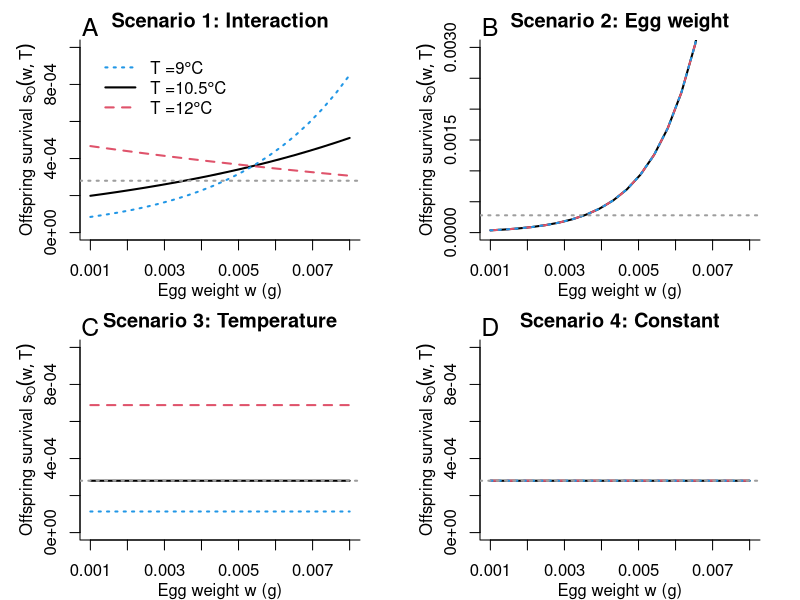
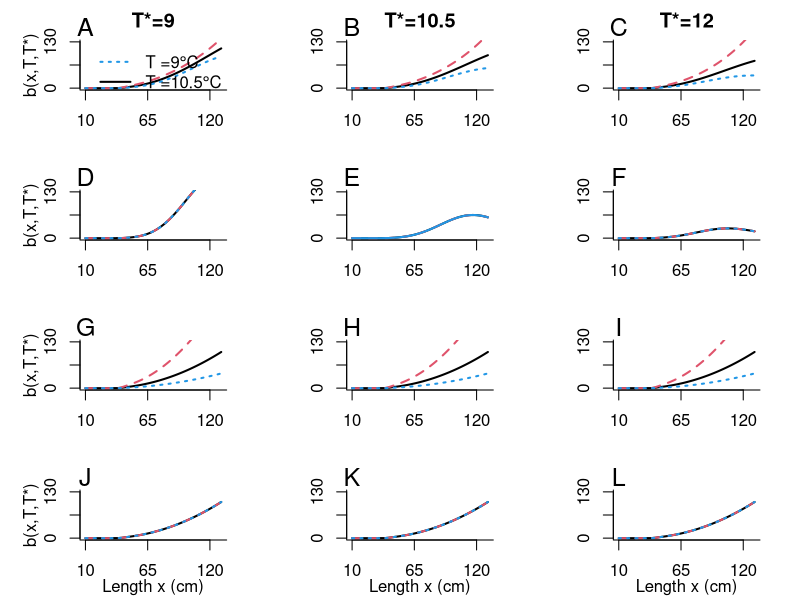
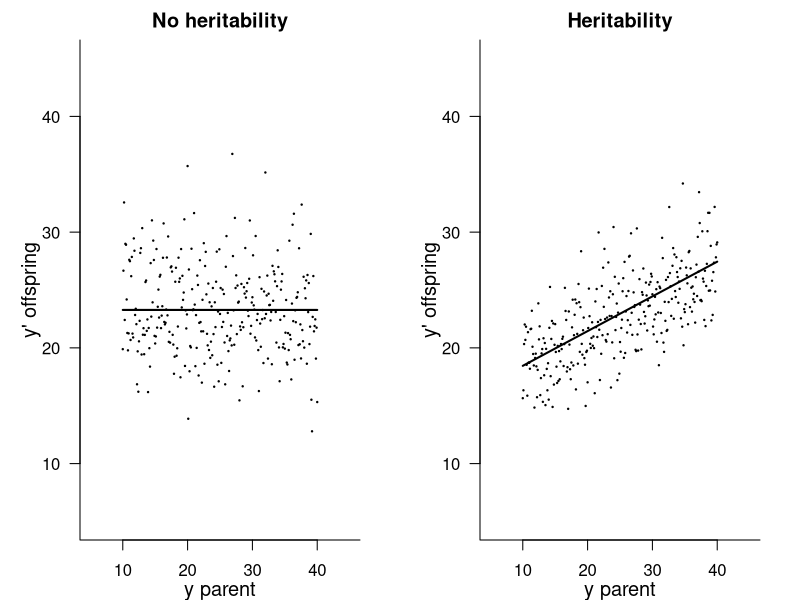
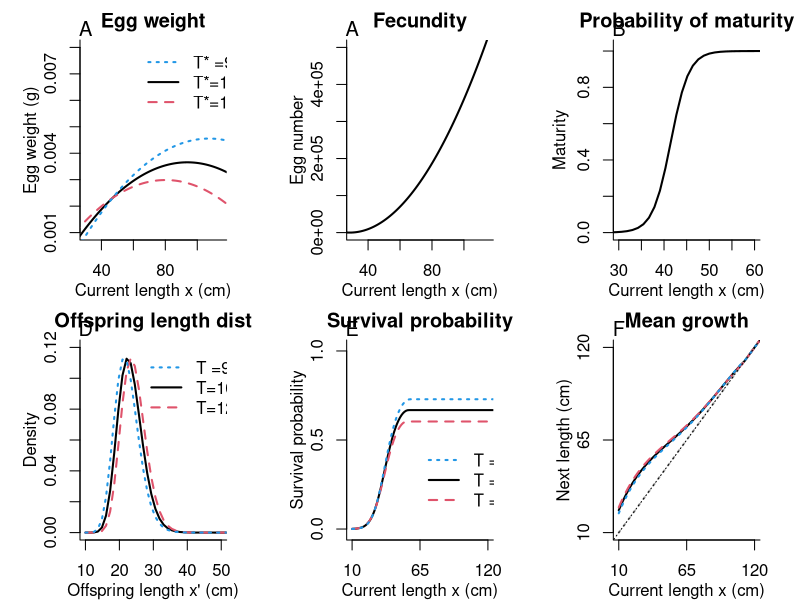

Source code (R) for these figures, in order: (Note: a time limit stopped this script after it produced the figures.)
#==========================================================
#SUPPLEMENTARY MATERIAL TO THE PAPER Fitness consequences of early life conditions and maternal size effects in a freshwater top predator
#by Vindenes et al., 2016 Journal of Animal Ecology.
#=========================================================
#R script for the IPM and corresponding elasticity/sensitivity analysis described in the main text


#MAIN STATE VARIABLES OF THE MODEL

#Dynamic trait: Body length x (cm)
#Static trait: Body length at age 1 y (cm)
#Environmental variable: Temperature  (annual mean surface temperature, in degrees Celsius)




#=========================================================
#SETUP
#=========================================================
 
library(MASS)
#--------------------------
#Define some functions
#--------------------------

#Calculate lambda, stable structure and reproductive value based on eigen-analysis.   
 
wvlambda <- function(Kmat){
 ev <- eigen(Kmat)
 tev <- eigen(t(Kmat))
 lmax <- which.max(Re(ev$values))
 W <- ev$vectors
 V <- tev$vectors
 w <- as.matrix(abs(Re(W[, lmax]))/sum(abs(Re(W[, lmax]))))
 w <- w/(sum(w))
 v <- as.matrix(abs(Re(V[, lmax])))
 v <- v/sum(w*v )
 v <- ifelse(w*v <= 0, 0, v)
 return(list("lambda"=max(Re(ev$values)),"w"=w,"v"=v))
}

#Alternative: Calculate lambda for a matrix K, using projection 
lambdafun <- function(K, tol=1e-10) {
	n <- length(K[1,])
	Nt <- rep(1,n)
	lam <- 1
	prev.lam <- .5
	while (abs(lam-prev.lam)>tol){
		prev.lam <- lam
		Nt.new <- K %*% Nt
		lam <- sum(Nt.new) / sum(Nt)
		Nt <- Nt.new
		}
	lam
	}
 
 

#--------------------------
#INITIALIZE THE MODEL 
#--------------------------


#Lower and upper limits for dynamic trait x (body length, cm)
Lx <- 10
Ux <- 130


 

#Number of "mesh points"
n <- 100
 
#Vector of dynamic trait values
x <- seq(Lx, Ux, length=n)

#Vector of static trait values (offspring length)
 

m <- max(which(x < 40))
y <- x[1:max(which(x < 40))]


#Vector of egg weights
w <- seq(0.001, 0.008, length=20)

#Vector of temperatures
Tvec <- seq(8, 13, length=100)

#Bin size
dx <- x[2]-x[1]
dy <-  y[2]-y[1]

#use midpoint rule? 
#x <- seq(Lx+dx/2,Ux-dx/2,dx)
#y <- seq(Ly+dy/2,Uy-dy/2,dy)

 
#==========================================
#VITAL RATE FUNCTIONS
#==========================================
#Four main functions: Survival, Transition, offspringnumber, Offspring distribution.

#"w" is an environmnetal effect, to be included in environmental stochasticity.

#******************************************
#offspring number (number of female 1-year olds produced per female)
#******************************************

#------------------------------------------
#FECUNDITY (EGG NUMBER)
#------------------------------------------
#Square root scale


Eggs.int <- -3.630672e+05
Eggs.x <- -8.148982e+01
Eggs.year <- 3.693226e+02
Eggs.year2 <- -9.400070e-02
Eggs.month <- 1.633226e+00 
Eggs.knsoma <- 7.726489e-01
Eggs.year.x <-  4.534849e-02
 

 
 
sd.eggnumber <- 0.06203222 #For stochastic model



mx <- function(x, Y=1982, M=11.4, K=100,  u=0 ){
	(Eggs.int + Eggs.x*x+    Eggs.year2*Y^2 +  Eggs.year*Y+ Eggs.month*M+ Eggs.knsoma*K +   Eggs.year.x *x*Y+   u)^2
}

 
 
#------------------------------------------
#Probability of maturity 
#------------------------------------------
#Values chosen so that about 50% are mature at 41.5 cm (Frost and Kipling, 1967), and 100 % at ~60 cm.
#Most (about 93%) Windermere pike are mature at age 2, very few at age 1 and some at age 3.  Maturity is largely determined by body size  (Frost and Kipling, 1967).
 

pm <- function(x, pm0=-20.75, pm1=.5 ){
	1/(1+exp(-pm0-pm1*x))
}
 
 

#------------------------------------------
#AVERAGE EGG WEIGHT
#------------------------------------------

 
EggW.int <- 6.067225  
EggW.x <-  -1.195475e-03 
EggW.temp <- 5.243521e-04
EggW.x2 <- -6.152693e-07    
EggW.year <- -6.077168e-03 
EggW.year2 <- 1.518297e-06 
EggW.month <- 4.512487e-04 
EggW.knsoma <- 9.564273e-06  
EggW.x.year <- 7.205317e-07  
EggW.x.temp <- -1.116501e-05
  
sd.eggweight <- 0.0003151809 
sdYeff.eggweight <- 8.775023e-07

wx <- function( x,y=23, Y= 1982, Tem=10.5, K =100, M =11.4,   u=0 ){
	EggW.int  + EggW.x * x + EggW.temp* Tem  +EggW.x2*x^2+EggW.year2*Y^2 +EggW.year*Y+EggW.x.year*Y*x+ EggW.month *M + EggW.knsoma *K+EggW.x.temp*Tem*x   +u
	}
 
#In appendix D:	
wx2 <- function( x, Tem=10.5, Y= 1982,  K =100, M =11.4,   u=0 ){
	#-0.005  + .00013  * x
	(-1.2e-3-EggW.x.temp*10.5*x-EggW.temp*10.5) + .00006  * x +EggW.x.temp*Tem*x + EggW.temp* Tem
	}

 
 
   

#------------------------------------------
#SURVIVAL OF EGGS TO AGE 1
#------------------------------------------


#Not known, probably high
sd.eggsurv<- .1
#With four different scenarios

egg.surv <- function(w.egg, Tem=10.5, u=0, scen="Tempsize"){
	segg.int <- 2.8e-4
	interc <- log(segg.int/(1-segg.int))
	if(scen=="Tempsize"){#Scenario 1, temperature/size negative interaction
		segg.weff <- 1500
		segg.temp <- .7
		segg.temp.w <- -130
		}
	if(scen=="Size"){#Scenario 1, Only size effect
		segg.weff <- 800 #150
		segg.temp <- 0
		segg.temp.w <- 0
		}
	if(scen=="Temp"){#Scenario 3, Only temp effect
		segg.weff <- 0
		segg.temp <- 0.6
		segg.temp.w <- 0
		}
	if(scen=="None"){#Scenario 4, No effect
		segg.weff <- 0
		segg.temp <- 0 
		segg.temp.w <- 0
		}
	1/(1+exp(-((interc-segg.temp*10.5-0.00354* segg.weff-segg.temp.w*10.5* 0.00354) +segg.weff*w.egg+ segg.temp* Tem+ segg.temp.w* Tem*w.egg+u)))
		}
	
#------------------------------------------
#PLOT FOR DIFFERENT SCENARIOS
#------------------------------------------
 

par(mfrow=c(2,2),bty="l",mar=c(3,4,2,2),las=0,family="Helvetica",cex=1)
 plot(w,egg.surv(w,Tem=10.5), xlab="", ylab="", type="l", lwd=2, ylim=c(0,.001),   main="Scenario 1: Interaction" )
 lines(w,egg.surv(w,Tem=12),lwd=2,col=2,lty=2)
  lines(w,egg.surv(w,Tem=9),lwd=2,col=4,lty=3)
    mtext(expression(paste("Offspring survival ", s[O](w,T))) ,2,2)
    mtext("Egg weight w (g)",1,2)
     mtext("A",3,at=.001,cex=1.5)
     abline(h=.00028,lty=3,lwd=2,col=8)
  legend(0.001,.001,c(expression(paste(T ," =9",degree,"C")),expression(paste(T ," =10.5",degree,"C")),expression(paste(T ," =12",degree,"C"))),lty=c(3,1,2), bty="n",lwd=2,col=c(4,1,2))
 plot(w,egg.surv(w,Tem=10.5, scen="Size"), xlab="", ylab="", type="l", lwd=2, ylim=c(0,.003),   main="Scenario 2: Egg weight" )
 lines(w,egg.surv(w,Tem=12, scen="Size"),lwd=2,col=2,lty=2)
  lines(w,egg.surv(w,Tem=9, scen="Size"),lwd=2,col=4,lty=3)
    mtext(expression(paste("Offspring survival ", s[O](w,T))) ,2,2)
    mtext("Egg weight w (g)",1,2)
     mtext("B",3,at=.001,cex=1.5)
          abline(h=.00028,lty=3,lwd=2,col=8)
    plot(w,egg.surv(w,Tem=10.5, scen="Temp"), xlab="", ylab="", type="l", lwd=2, ylim=c(0,.001),   main="Scenario 3: Temperature" )
 lines(w,egg.surv(w,Tem=12, scen="Temp"),lwd=2,col=2,lty=2)
  lines(w,egg.surv(w,Tem=9, scen="Temp"),lwd=2,col=4,lty=3)
    mtext(expression(paste("Offspring survival ", s[O](w,T))) ,2,2)
    mtext("Egg weight w (g)",1,2)
  mtext("C",3,at=.001,cex=1.5)   
       abline(h=.00028,lty=3,lwd=2,col=8) 
       plot(w,egg.surv(w,Tem=10.5, scen="None"), xlab="", ylab="", type="l", lwd=2, ylim=c(0,.001),   main="Scenario 4: Constant" )
 lines(w,egg.surv(w,Tem=12, scen="None"),lwd=2,col=2,lty=2)
  lines(w,egg.surv(w,Tem=9, scen="None"),lwd=2,col=4,lty=3)
    mtext(expression(paste("Offspring survival ", s[O](w,T))) ,2,2)
    mtext("Egg weight w (g)",1,2)
      mtext("D",3,at=.001,cex=1.5)
           abline(h=.00028,lty=3,lwd=2,col=8)
 
 
#-----------------------------------------
#TOTAL offspringnumber (1-YEAR OLD OFFSPRING)
#----------------------------------------
#Number of  (female) offspring produced per female, surviving to age 1

offspringnumber <- function(x,TP=10.5, TC=10.5, umx=0, uegg=0,uw=0,scen="Tempsize"){
	meanw <- wx(x=x,Tem=TP, u=uw)
	0.5*pm(x=x)*mx(x=x,u=umx )* egg.surv(w.egg=meanw, Tem=TC, u=uegg,scen=scen)
}
  

 
ylims<-c(0,130)
par(mfrow=c(4,3),mar=c(3,4,2,2),las=0,cex=1, bty="l")
plot(x, offspringnumber(x,TP=9,TC=10.5), type="l",lwd=2,ylim=ylims,yaxp=c(0,ylims[2],2),xaxp=c(10,120,2),ylab="",main="T*=9" )
lines(x, offspringnumber(x,TP=9,TC=12),lwd=2,col=2,lty=2)
lines(x, offspringnumber(x,TP=9,TC=9),lwd=2,col=4,lty=3) 
mtext("A",3,at=10,cex=1.5)
 mtext("b(x,T,T*)",2,2)
 legend(10,130,c(expression(paste(T," =9",degree,"C")),expression(paste(T," =10.5",degree,"C")),expression(paste(T," =12",degree,"C"))),lty=c(3,1,2), bty="n",lwd=2,col=c(4,1,2))
 


plot(x, offspringnumber(x,TP=10.5,TC=10.5),type="l",xlab="Parent x", ylab="",lwd=2 ,ylim=ylims,yaxp=c(0,ylims[2],2),xaxp=c(10,120,2),main="T*=10.5" )
lines(x, offspringnumber(x,TP= 10.5,TC=12),lwd=2,col=2,lty=2)
lines(x, offspringnumber(x,TP= 10.5,TC=9),lwd=2,col=4,lty=3) 
mtext("B",3,at=10,cex=1.5)
 
 
plot(x, offspringnumber(x,TP=12,TC=10.5),type="l",xlab="Parent x", ylab="", lwd=2 ,ylim=ylims,yaxp=c(0,ylims[2],2),xaxp=c(10,120,2),main="T*=12" )
lines(x, offspringnumber(x,TP= 12,TC=12),lwd=2,col=2,lty=2)
lines(x, offspringnumber(x,TP= 12,TC=9),lwd=2,col=4,lty=3) 
mtext("C",3,at=10,cex=1.5)

 
plot(x, offspringnumber(x,TP=9,TC=10.5,scen="Size"),type="l",xlab="", ylab="" ,lwd=2,ylim=ylims,yaxp=c(0,ylims[2],2),xaxp=c(10,120,2) )
lines(x, offspringnumber(x,TP=9,TC=12,scen="Size"),lwd=2,col=2,lty=2)
lines(x, offspringnumber(x,TP=9,TC=9,scen="Size"),lwd=2,col=4,lty=3) 
 mtext("b(x,T,T*)",2,2)
 mtext("D",3,at=10,cex=1.5)


plot(x, offspringnumber(x,TP=10.5,TC=10.5,scen="Size"),type="l",xlab="", ylab="", lwd=2 ,ylim=ylims,yaxp=c(0,ylims[2],2),xaxp=c(10,120,2))
lines(x, offspringnumber(x,TP= 10.5,TC=12,scen="Size"),lwd=2,col=2,lty=2)
lines(x, offspringnumber(x,TP= 10.5,TC=9,scen="Size"),lwd=2,col=4) 
mtext("E",3,at=10,cex=1.5)

plot(x, offspringnumber(x,TP=12,TC=10.5,scen="Size"),type="l",xlab="", ylab="" ,lwd=2,ylim=ylims,yaxp=c(0,ylims[2],2),xaxp=c(10,120,2))
lines(x, offspringnumber(x,TP= 12,TC=12,scen="Size"),lwd=2,col=2,lty=2)
lines(x, offspringnumber(x,TP= 12,TC=9,scen="Size"),lwd=2,col=4,lty=3) 
mtext("F",3,at=10,cex=1.5)

plot(x, offspringnumber(x,TP=9,TC=10.5,scen="Temp"),type="l",xlab="", ylab="", lwd=2,ylim=ylims,yaxp=c(0,ylims[2],2),xaxp=c(10,120,2))
lines(x, offspringnumber(x,TP=9,TC=12,scen="Temp"),lwd=2,col=2,lty=2)
lines(x, offspringnumber(x,TP=9,TC=9,scen="Temp"),lwd=2,col=4,lty=3) 
 mtext("b(x,T,T*)",2,2)
 
 mtext("G",3,at=10,cex=1.5)

plot(x, offspringnumber(x,TP=10.5,TC=10.5,scen="Temp"),type="l",xlab="", ylab="" ,lwd=2 ,ylim=ylims,yaxp=c(0,ylims[2],2),xaxp=c(10,120,2) )
lines(x, offspringnumber(x,TP= 10.5,TC=12,scen="Temp"),lwd=2,col=2,lty=2)
lines(x, offspringnumber(x,TP= 10.5,TC=9,scen="Temp"),lwd=2,col=4,lty=3) 
mtext("H",3,at=10,cex=1.5)

plot(x, offspringnumber(x,TP=12,TC=10.5,scen="Temp"),type="l",xlab="", ylab="", lwd=2,ylim=ylims,yaxp=c(0,ylims[2],2),xaxp=c(10,120,2) )
lines(x, offspringnumber(x,TP= 12,TC=12,scen="Temp"),lwd=2,col=2,lty=2)
lines(x, offspringnumber(x,TP= 12,TC=9,scen="Temp"),lwd=2,col=4,lty=3) 
mtext("I",3,at=10,cex=1.5)

plot(x, offspringnumber(x,TP=9,TC=10.5,scen="None"),type="l",xlab="", ylab=" " ,lwd=2,ylim=ylims,yaxp=c(0,ylims[2],2),xaxp=c(10,120,2) )
lines(x, offspringnumber(x,TP=9,TC=12,scen="None"),lwd=2,col=2,lty=2)
lines(x, offspringnumber(x,TP=9,TC=9,scen="None"),lwd=2,col=4,lty=3) 
mtext("J",3,at=10,cex=1.5)

 mtext("b(x,T,T*)",2,2)
 mtext(expression(paste("Length ", x, " (cm)")),1,2)
 
plot(x, offspringnumber(x,TP=10.5,TC=10.5,scen="None"),type="l",xlab=" ", ylab=" ", lwd=2 ,ylim=ylims,yaxp=c(0,ylims[2],2),xaxp=c(10,120,2) )
lines(x, offspringnumber(x,TP= 10.5,TC=12,scen="None"),lwd=2,col=2,lty=2)
lines(x, offspringnumber(x,TP= 10.5,TC=9,scen="None"),lwd=2,col=4,lty=3) 
 mtext(expression(paste("Length ", x, " (cm)")),1,2)
mtext("K",3,at=10,cex=1.5)
 
 
plot(x, offspringnumber(x,TP=12,TC=10.5,scen="None"),type="l",xlab=" ", ylab=" ", lwd=2 ,ylim=ylims,yaxp=c(0,ylims[2],2),xaxp=c(10,120,2) )
lines(x, offspringnumber(x,TP= 12,TC=12,scen="None"),lwd=2,col=2,lty=2)
lines(x, offspringnumber(x,TP= 12,TC=9,scen="None"),lwd=2,col=4,lty=3) 
 mtext(expression(paste("Length ", x, " (cm)")),1,2)
 mtext("L",3,at=10,cex=1.5)
 


 


#******************************************
#Offspring length distribution  NO HERITABILITY
#******************************************


y.int  <-  -63.43251402
y.temp <-  0.65294694
y.year <-  0.04063863 
 

sd.LAone <-  1.033711
#Res: 3.507127



xmean.off <- function(  Tem=10.5, Year=1965, u=0){
	y.int +y.temp*Tem +y.year*Year +u
}


 
 
 
#VARIANCE
xvar.off <- 13.19  
 

#DISTRIBUTION
off.dist.x <- function(xprime=x,Tem=10.5, u=0){
	mu <- xmean.off(Tem=Tem,u=u)
	var <- xvar.off 
	x2 <- dlnorm(xprime, meanlog=log(mu)-0.5*log(1+ var/(mu^2)), sdlog=sqrt(log(1+ var/(mu^2))))
	x2/sum(x2*dx)
}


#******************************************
#Offspring length distribution WITH HERITABILITY
#******************************************
herit.y <- .3 #Defines heritability (slope of parent/offspring regression)

xmean.off.inh <- function(Tem=10.5,  yparent=22, Year=1965, u=0){
	(y.int-herit.y*26.1)+yparent* herit.y+ y.temp* Tem +y.year*Year +u
}

xvar.off.inh <- 8 #Smaller because more variation in offspring length is accounted for by parental y

off.dist.x.inh <- function(xprime=x,yparent=24,Tem=10.5, u=0){
	mu <- xmean.off.inh(Tem=Tem,u=u,yparent=yparent)
	var <- xvar.off.inh
	x2 <- dlnorm(xprime, meanlog=log(mu)-0.5*log(1+ var/(mu^2)), sdlog=sqrt(log(1+ var/(mu^2))))
	x2/sum(x2*dx)
}




#Plot the mean plus some random realizations, assuming lognormal distribution: 
y2 <- seq(10,40,.1)
mu <- xmean.off()
var <- xvar.off 
mu2 <- xmean.off.inh(ypar=y2)
var2 <- xvar.off.inh

par(mfrow=c(1,2),bty="l", cex=1,las=1, mar=c(3,4,2,2))
plot(y2,rep(xmean.off(),length(y2)),type="l", lwd=2, ylim=c(5,45),xlim=c(5,45),xlab="",ylab="",main="No heritability" )
mtext("y parent",1,2,cex=1.2)
mtext("y' offspring",2,2, las=0,cex=1.2)
points(y2,rlnorm(n=length(y2), meanlog=log(mu)-0.5*log(1+ var/(mu^2)), sdlog=sqrt(log(1+ var/(mu^2)))), pch=19, cex=.2)
 
 
plot(y2,xmean.off.inh(yparent=y2),lwd=2, type="l",ylim=c(5,45),xlim=c(5,45),xlab="",ylab="",main="Heritability" )
points(y2,rlnorm(n=length(y2), meanlog=log(mu2)-0.5*log(1+ var2/(mu2^2)), sdlog=sqrt(log(1+ var2/(mu2^2)))),pch=19,cex=.2)
mtext("y parent",1,2,cex=1.2)
mtext("y' offspring",2,2, las=0,cex=1.2)
 
 

#******************************************
#SURVIVAL PROBABILITY
#****************************************** 

 
interc <- 73.258145314
xeff <- 0.489008352
teff <- 0.192934725
x2eff <- -0.003738462
yeff <- -0.043723032	
xteff <- -0.006844350



#------------------------------------------
#Effect of y 
#------------------------------------------
#Negative if cost of early growth, see Vindenes and Langangen 2015

alpha <- -0.05

 
sx1 <- function(x,y=23, Tem=10.5, u=0, Y=1972){
1/(1+exp(-(interc-alpha*23) -xeff*x- x2eff*x^2-teff* Tem-yeff*Y- xteff*x* Tem -alpha*y+u))		
	}
	
survival2 <- function(x, y=23, Tem=10.5, u=0){
 	xmax<-x[which(sx1(x=x, y=y, Tem = Tem,  u=u )==max(sx1(x=x,y=y, Tem = Tem,u=u)))]
 	ifelse(x<xmax,sx1(x=x,y=y, Tem = Tem,  u=u ),sx1(x=xmax,y=y, Tem = Tem,u=u))
 }
 
 
survival <-function(x2,y=23, Tem=10.5, u=0, b=1.8e-4){
 	 test <- survival2(x=x,y=y,Tem=Tem,u=u)
  	 test2 <- approxfun(seq(Lx, Ux, length=n), test)
  	 ifelse(x2<Ux, test2(x2), test2(x[n]))
  }
 
 
 
#******************************************
#SOMATIC GROWTH (DYNAMIC TRANSITIONS)
#****************************************** 

#Mean 

G.int <-  -1.006763e+02
G.x <- 2.789326e+00 
G.x2 <- -4.543838e-02 
G.x3 <- 4.586507e-04 
G.x4 <- -1.585666e-06 
G.L1 <- 3.710666e-01 
G.year<-  4.078231e-02
G.temp<-  1.318291e+00
G.x.temp <- -1.417239e-02
G.L1.x <- -4.098675e-03


 

sdint <- 0.5591958

sdres <- 3.352204

#Exponentially declining variance with rate 0.00632958


xmean <- function(x, Tem=10.5, y=23, u=0, Year=1966 ){
	new.x <- G.int+G.year*Year+G.x*x+G.x2*x^2+G.x3*x^3+G.x4*x^4+ G.temp* Tem +G.L1*y+G.L1.x*x*y+G.x.temp* Tem*x+u 
	ifelse(new.x < x, x, new.x)
}

 
xvar <- function(x, nu.var= -0.008106295,  sdres= 3.352204 ){
	sdres^2 *exp(nu.var*x)
}




Growth.x <- function(x, xprime, y=23, u=0, Tem=10.5){
	mu2 <- xmean(x=x, y=y, u=u, Tem=Tem)
	mu <- ifelse (mu2 < x, x, mu2)
	var <- xvar(x=x)
	z <- ifelse(xprime-x > 0, xprime, 0)
	y2 <- dlnorm(z, meanlog=log(mu)-0.5*log(1+ var/(mu^2)), sdlog=sqrt(log(1+ var/(mu^2))))
	if(sum(y2*dx)==0){
		return (c(rep(0,n-1),1/dx))
	}
	else return(y2/sum(y2*dx))
	y2/sum(y2*dx)
	} 
	
 
 
 
#******************************************
#Plot all vital rates (except offspring survival)
#******************************************
 
par(mfrow=c(2,3),mar=c(3,4,2,2),las=0,cex=1,bty="l",family="sans") 
plot(x, wx(x),type="l",lwd=2,xlab="", ylab="", col=1,ylim=c(0.001,.008),xlim=c(30,115), main="Egg weight")
lines(x,wx(x,Tem=12) , lwd=2,col=2,lty=2)
lines(x,wx(x,Tem=9) , lwd=2,col=4,lty=3)
legend(60,.0082,c(expression(paste("T* =9",degree,"C")),expression(paste("T*=10.5",degree,"C")),expression(paste( "T*=12",degree,"C"))),lty=c(3,1,2), bty="n",lwd=2,col=c(4,1,2))
mtext("Current length x (cm)",1,2,las=0,cex=1)
   mtext("Egg weight (g)",2,2)
  mtext("A",3,at=30,cex=1.2)
  
 plot(x, mx(x ),type="l",lwd=2,xlab="", ylab="", col=1, main="Fecundity",ylim=c(0,5e5), xlim=c(30,115))
mtext("Current length x (cm)",1,2,las=0,cex=1)
   mtext("Egg number",2,2)
 mtext("A",3,at=30,cex=1.2)

 plot(x, pm(x),type="l",lwd=2,xlab="", ylab="", col=1, main="Probability of maturity",ylim=c(0,1.02), xlim=c(30,60) )
mtext("Current length x (cm)",1,2,las=0,cex=1)
 mtext(expression("Maturity"),2,2)
  mtext("B",3,at=30,cex=1.2)
  

  
plot(x,off.dist.x(x) ,type="l",lwd=2,xlab="", ylab="", col=1, main="Offspring length dist",ylim=c(0,.12) ,xlim=c(10,50) )
lines(x, off.dist.x(x,Tem=12) , lwd=2,col=2,lty=2)
lines(x, off.dist.x(x,Tem=9) , lwd=2,col=4,lty=3)
legend(25,.12,c(expression(paste("T =9",degree,"C")),expression(paste("T=10.5",degree,"C")),expression(paste( "T=12",degree,"C"))),lty=c(3,1,2), bty="n",lwd=2,col=c(4,1,2))
mtext("Offspring length x' (cm)",1,2,las=0,cex=1)
   mtext("Density",2,2)
   mtext("D",3,at=10,cex=1.2)
   
plot(x, survival(x) ,type="l",lwd=2, xlab="", ylab="",cex=.5,col=1,ylim=c(-0.02,1.02),yaxp=c(0,1,2),xlim=c(10,120),xaxp=c(10,120,2),main="Survival probability")
lines(x, survival(x,Tem=12),lwd=2,col=2,lty=2)
lines(x, survival(x,Tem=9),lwd=2,col=4,lty=3)
legend(60,.5,c(expression(paste(T ," =9",degree,"C")),expression(paste(T ," =10.5",degree,"C")),expression(paste(T ," =12",degree,"C"))),lty=c(3,1,2), bty="n",lwd=2,col=c(4,1,2))
  mtext("E",3,at=10,cex=1.2)
mtext("Current length x (cm)",1, 2,las=0,cex=1)
   mtext("Survival probability",2,2)
   
plot(x, xmean(x) ,type="l",lwd=2, xlab="", ylab="",cex=.3,col=1,ylim=c(10,120),yaxp=c(10,120,2),xlim=c(10,120),xaxp=c(10,120,2),main="Mean growth")
lines(x,x,lty=3,col=8,lwd=2)
 
lines(x, xmean(x,T=12),col=2,lty=2,lwd=2)
lines(x, xmean(x,T=9),col=4,lty=3,lwd=2)
lines(0:130,0:130,lty=3)
mtext("Current length x (cm)",1, 2,las=0,cex=1)
   mtext("Next length (cm)",2,2)
 mtext("F",3,at=10,cex=1.2)


#==========================================
#PROJECTION KERNEL (full  model)
#==========================================

 

K.kernel <- function(Temp=10.5 , scen="Tempsize",inh=F){
	Sarray <- Barray <- array(0,dim=c(n,n,m,m))
	wmat <- diag(1,m,m)
	wmat2 <- diag(1,n,m)
	bxvec <- offspringnumber (x=x,TP=Temp,TC=Temp,  scen=scen )
	offvec.y <- off.dist.x(xprime=y,Tem=Temp )*dy
	for(l in 1:m){
		if(inh==T){
			offvec.y <- off.dist.x.inh(xprime=y, yparent=y[l],Tem=Temp )*dy
			}
		sxvec <- survival (x=x, y=y[l],Tem=Temp )
		for(j in 1:n){
				for(k in 1:m){
				Sarray[,j,k,l] <- Growth.x(x=x[j],xprime=x,y=y[l],Tem=Temp)* sxvec[j]*wmat[k,l]*dx
				for(i in 1:n){
					Barray[i,j,k,l] <- offvec.y[k]* bxvec[j]*wmat2[i,k]
					}
				}
			}
	}
	K.array <- Sarray + Barray
	Kmat <-  matrix(0,n*m,n*m)
	for(i in 1:m){
		for(j in 1:m){
			Kmat[(n*(i-1)+1):(i*n),(n*(j-1)+1):(j*n)] <- K.array[,,i,j]
			}
		}
	Kmat
	}
	
 
 

KS1 <- K.kernel(Temp=10.5,scen="Tempsize") 
resS1 <- wvlambda(KS1)
uS1 <- resS1$w
 vS1 <- resS1$v
resS1$lam
 
 
lambdatemp <- matrix(NA,nrow=4,ncol=7)
Tvec2 <- seq(9,12,length=7)
for(i in 1:7){
	lambdatemp[1,i]<-lambdafun(K.kernel(Temp=Tvec2[i]))
	lambdatemp[2,i]<-lambdafun(K.kernel(Temp=Tvec2[i],scen="Size") )
	lambdatemp[3,i]<-lambdafun(K.kernel(Temp=Tvec2[i],scen="Temp") )
	lambdatemp[4,i]<-lambdafun(K.kernel(Temp=Tvec2[i],scen="None") )
}
 
par(mfrow=c(1,1),bty="l",mar=c(3,4,2,2),las=0)
plot(Tvec2, lambdatemp[1,],type="l", lwd=2,lty=4,xlab="",ylab="",ylim=c(0.9,1.35),xlim=c(8.9,12.1),  main="Expected population growth rate")
abline(h=1,lty=3,col=8,lwd=2)
 lines(Tvec2, lambdatemp[2,], lwd=2,lty=2)
 lines(Tvec2, lambdatemp[3,], lwd=2,lty=3)
 lines(Tvec2, lambdatemp[4,], lwd=2,lty=1)
abline(v=9,lty=1,col=4,lwd=2)
abline(v=10.5,lty=1,col=3,lwd=2)
abline(v=12,lty=1,col=2,lwd=2)
mtext(expression(lambda),2,2.5,cex=1.2)
mtext(expression(paste("T(",degree,"C)")) ,1,2,cex=1.2)
legend(9,1.3,c("Scenario 1","Scenario 2","Scenario 3","Scenario 4"),lty=c(4,2,3,1), bty="n",lwd=2)

 

 

KS1 <- K.kernel(Temp=10.5,scen="Tempsize") 
KS2 <- K.kernel(Temp=10.5,scen="Size") 
KS3 <- K.kernel(Temp=10.5,scen="Temp") 
KS4 <- K.kernel(Temp=10.5,scen="None") 

resS1 <- wvlambda(KS1)
resS2 <- wvlambda(KS2)
resS3 <- wvlambda(KS3)
resS4 <- wvlambda(KS4)

KS19 <- K.kernel(Temp=9,scen="Tempsize") 
KS29 <- K.kernel(Temp=9,scen="Size") 
KS39 <- K.kernel(Temp=9,scen="Temp") 
KS49 <- K.kernel(Temp=9,scen="None") 
resS19 <- wvlambda(KS19)
resS29 <- wvlambda(KS29)
resS39 <- wvlambda(KS39)
resS49 <- wvlambda(KS49)

KS112 <- K.kernel(Temp=12,scen="Tempsize") 
KS212 <- K.kernel(Temp=12,scen="Size") 
KS312 <- K.kernel(Temp=12,scen="Temp") 
KS412 <- K.kernel(Temp=12,scen="None") 
resS112 <- wvlambda(KS112)
resS212 <- wvlambda(KS212)
resS312 <- wvlambda(KS312)
resS412 <- wvlambda(KS412)


 
 
lamS1 <- resS1$lam
lamS2 <- resS2$lam
lamS3 <- resS3$lam
lamS4 <- resS4$lam

uS1 <- resS1$w
uS2 <- resS2$w
uS3 <- resS3$w
uS4 <- resS4$w
vS1 <- resS1$v
vS2 <- resS2$v
vS3 <- resS3$v
vS4 <- resS4$v

#Stable structure value matrixes in different scenarios, at three temperatures
umatS1 <- umatS2 <- umatS3 <- umatS4 <- matrix(NA, nrow=n,ncol=m)
for (i in 0:(m-1)){
	umatS1[,i+1]<- uS1[(i*n+1):((i+1)*n)]
	umatS2[,i+1]<- uS2[(i*n+1):((i+1)*n)]
	umatS3[,i+1]<- uS3[(i*n+1):((i+1)*n)]
	umatS4[,i+1]<- uS4[(i*n+1):((i+1)*n)]
  
}


lamS19 <- resS19$lam
lamS29 <- resS29$lam
lamS39 <- resS39$lam
lamS49 <- resS49$lam
#uS1 <- resS1$w
vS19 <- resS19$v
vS29 <- resS29$v
vS39 <- resS39$v
vS49 <- resS49$v


lamS112 <- resS112$lam
lamS212 <- resS212$lam
lamS312 <- resS312$lam
lamS412 <- resS412$lam
#uS1 <- resS1$w
vS112 <- resS112$v
vS212 <- resS212$v
vS312 <- resS312$v
vS412 <- resS412$v

#Reproductive value matrixes in different scenarios, at three temperatures
vmatS1 <- vmatS2 <- vmatS3 <- vmatS4 <- vmatS19 <- vmatS29 <- vmatS39 <- vmatS49 <- vmatS112 <- vmatS212 <- vmatS312 <- vmatS412 <-matrix(NA, nrow=n,ncol=m)
for (i in 0:(m-1)){
	vmatS1[,i+1]<- vS1[(i*n+1):((i+1)*n)]
	vmatS19[,i+1]<- vS19[(i*n+1):((i+1)*n)]	
	vmatS112[,i+1]<- vS112[(i*n+1):((i+1)*n)]	
	vmatS2[,i+1]<- vS2[(i*n+1):((i+1)*n)]
	vmatS29[,i+1]<- vS29[(i*n+1):((i+1)*n)]	
	vmatS212[,i+1]<- vS212[(i*n+1):((i+1)*n)]	
	vmatS3[,i+1]<- vS3[(i*n+1):((i+1)*n)]
	vmatS39[,i+1]<- vS39[(i*n+1):((i+1)*n)]	
	vmatS312[,i+1]<- vS312[(i*n+1):((i+1)*n)]	
	vmatS4[,i+1]<- vS4[(i*n+1):((i+1)*n)]
	vmatS49[,i+1]<- vS49[(i*n+1):((i+1)*n)]	
	vmatS412[,i+1]<- vS412[(i*n+1):((i+1)*n)]	 
}

 
 #Reproductive value at age 1 as a function of y, in different scenarios, at three temperatures
v0S1 <- v0S19 <-  v0S112 <- v0S2 <- v0S29 <-  v0S212 <- v0S3 <- v0S39 <-  v0S312<- v0S4 <- v0S49 <-  v0S412 <- rep(NA,m)

for(i in 1:m){
	v0S1[i] <- vmatS1[i,i]
	v0S19[i] <- vmatS19[i,i]
	v0S112[i] <- vmatS112[i,i]
	v0S2[i] <- vmatS2[i,i]
	v0S29[i] <- vmatS29[i,i]
	v0S212[i] <- vmatS212[i,i]
	v0S3[i] <- vmatS3[i,i]
	v0S39[i] <- vmatS39[i,i]
	v0S312[i] <- vmatS312[i,i]
	v0S4[i] <- vmatS4[i,i]
	v0S49[i] <- vmatS49[i,i]
	v0S412[i] <- vmatS412[i,i]
}
par(mfrow=c(2,2),bty="l",mar=c(3,4,2,2),las=0,cex=1)
ylims<-c(0,2)
plot(y, v0S1,lwd=2,type="l",main="Scenario 1: Interaction", xlab="", ylab="", ylim=ylims,yaxp=c(0,ylims[2],2),xaxp=c(10,34,2)) 
lines(y, v0S19,lwd=2,lty=3,col=4) 
lines(y, v0S112,lwd=2,lty=2,col=2)
mtext(expression(paste("Reproductive value ",v[1](y))),2,2.5,cex=1 )
mtext( "Offspring length y (cm)" ,1,2,cex=1)
legend(10,1.8,c(expression(paste(T,"=9",degree,"C")),expression(paste(T,"=10.5",degree,"C")),expression(paste(T,"=12",degree,"C"))),lwd=2,lty=c(3,1,2),col=c(4,1,2),bty="n")
mtext("A",3,at=10,cex=1.5)

plot(y, v0S2,lwd=2,type="l",main="Scenario 2: Egg weight", xlab="", ylab="", ylim=ylims,yaxp=c(0,ylims[2],2),xaxp=c(10,34,2)) 
lines(y, v0S29,lwd=2,lty=3,col=4) 
lines(y, v0S212,lwd=2,lty=2,col=2)
 mtext("B",3,at=10,cex=1.5)
mtext(expression(paste("Reproductive value ",v[1](y))),2,2.5,cex=1 )
mtext( "Offspring length y (cm)" ,1,2,cex=1)
plot(y, v0S3,lwd=2,type="l",main="Scenario 3: Temperature", xlab="", ylab="", ylim=ylims,yaxp=c(0,ylims[2],2),xaxp=c(10,34,2)) 
lines(y, v0S39,lwd=2,lty=3,col=4) 
lines(y, v0S312,lwd=2,lty=2,col=2)
mtext(expression(paste("Reproductive value ",v[1](y))),2,2.5,cex=1 )
mtext( "Offspring length y (cm)" ,1,2,cex=1)
mtext("C",3,at=10,cex=1.5)

plot(y, v0S4,lwd=2,type="l",main="Scenario 4: Constant", xlab="", ylab="", ylim=ylims,yaxp=c(0,ylims[2],2),xaxp=c(10,34,2)) 
lines(y, v0S49,lwd=2,lty=3,col=4) 
lines(y, v0S412,lwd=2,lty=2,col=2) 
mtext(expression(paste("Reproductive value ",v[1](y))),2,2.5,cex=1 )
mtext( "Offspring length y (cm)" ,1,2,cex=1)
  mtext("D",3,at=10,cex=1.5)

par(mfrow=c(1,1),bty="l",mar=c(3,4,2,2),las=0,cex=1)
plot(x,apply(vmatS1,1,mean),type="l",xlab="x",ylab="v(x)",lwd=2) 
lines(x,apply(vmatS2,1,mean),lty=2,lwd=2) 
lines(x,apply(vmatS3,1,mean),lty=3,lwd=2)  
lines(x,apply(vmatS4,1,mean),lty=4,lwd=2) 

#***************************
#Sensitivity/Elasticity kernels
#***************************

SensmatS1 <- vS1 %*% t(uS1)
SensmatS2 <- vS2 %*% t(uS2)
SensmatS3 <- vS3 %*% t(uS3)
SensmatS4 <- vS4 %*% t(uS4)

EmatS1 <- SensmatS1*KS1/lamS1
EmatS2 <- SensmatS2*KS2/lamS2
EmatS3 <- SensmatS3*KS3/lamS3
EmatS4 <- SensmatS4*KS4/lamS4

#Integrate over y
SvecS1<- apply(SensmatS1, 1,sum)
KvecS1<- apply(KS1, 1,sum)
SvecS2<- apply(SensmatS2, 1,sum)
SvecS3<- apply(SensmatS3, 1,sum)
SvecS4<- apply(SensmatS4, 1,sum)

 
EvecS1<- apply(EmatS1, 1,sum)
EvecS2<- apply(EmatS2, 1,sum)
EvecS3<- apply(EmatS3, 1,sum)
EvecS4<- apply(EmatS4, 1,sum)

#Elasticity matrix across x and y 

EmatSumS1 <-EmatSumS2 <-EmatSumS3 <-EmatSumS4 <- matrix(NA, nrow=n,ncol=m)
for (i in 0:(m-1)){
	EmatSumS1[,i+1]<- EvecS1[(i*n+1):((i+1)*n)]
	EmatSumS2[,i+1]<- EvecS2[(i*n+1):((i+1)*n)]
	EmatSumS3[,i+1]<- EvecS3[(i*n+1):((i+1)*n)]
	EmatSumS4[,i+1]<- EvecS4[(i*n+1):((i+1)*n)]
}

 
SmatSumS1 <-SmatSumS2 <-SmatSumS3 <-SmatSumS4 <- Kmatsum <- matrix(NA, nrow=n,ncol=m)
for (i in 0:(m-1)){
	Kmatsum[,i+1]<- KvecS1[(i*n+1):((i+1)*n)]
	SmatSumS1[,i+1]<- SvecS1[(i*n+1):((i+1)*n)]
	SmatSumS2[,i+1]<- SvecS2[(i*n+1):((i+1)*n)]
	SmatSumS3[,i+1]<- SvecS3[(i*n+1):((i+1)*n)]
	SmatSumS4[,i+1]<- SvecS4[(i*n+1):((i+1)*n)]
}
 
par(mfrow=c(1,2),bty="l",mar=c(3,4,2,2),las=0,cex=1)
plot(x,apply(vmatS1,1,mean),type="l",xlab="x",ylab="v(x)",lwd=2) 
lines(x,apply(vmatS2,1,mean),lty=2,lwd=2) 
lines(x,apply(vmatS3,1,mean),lty=3,lwd=2)  
lines(x,apply(vmatS4,1,mean),lty=4,lwd=2) 

plot(x,apply(SmatSumS1,1,mean),type="l",xlab="x",ylab="v(x)",lwd=2) 
lines(x,apply(SmatSumS2,1,mean),lty=2,lwd=2) 
lines(x,apply(SmatSumS3,1,mean),lty=3,lwd=2)  
lines(x,apply(SmatSumS4,1,mean),lty=4,lwd=2) 


 
par(mfrow=c(1,2))
persp(x,y,SmatSumS1,theta=-60,phi=10)
persp(x,y,EmatSumS1,theta=30,phi=10)

 par(mfrow=c(1,2), mar=c(4,4,2,4),las=0,cex=1,bty="l",xaxs="i",yaxs="i")
plot(x,apply(SmatSumS1,1,sum),type="l",bty="l",lwd=2,ylab="",xlab=" ",main="Sensitivity",xlim=c(10,125))  
  plot(x,apply(EmatSumS1,1,sum),type="l",bty="l",lwd=2,ylab="",xlab=" ",main="Elasticity",xlim=c(10,125),ylim=c(0,.025))  
    
par(mfrow=c(1,1), mar=c(4,4,2,4),las=0,cex=1,bty="l",xaxs="i",yaxs="i")
plot(x,apply(EmatSumS1,1,sum),type="l",bty="l",lwd=2,ylab="",xlab=" ",main="",xlim=c(10,125),ylim=c(0,.025)) 
lines(x,apply(EmatSumS2,1,sum),lty=2,lwd=2)
lines(x,apply(EmatSumS3,1,sum),lty=2,lwd=2)
lines(x,apply(EmatSumS4,1,sum),lty=4,lwd=2)
par(new=T)
plot(x,log(apply(umatS1,1,sum)),lwd=2 , lty=5,col=3,yaxt="n",xlab="",ylab="",type="l",ylim=c(-13,-2),xlim=c(10,125)) 
axis(4,at=c(-13,-11,-9,-7,-5,-3,-1),tick=T,col=3,col.axis=3 )
mtext(expression(paste("Elasticity of ", lambda)),2,2.5,cex=1.2)
mtext("Log (u(x))",4,2.5,cex=1.2,col=3)
mtext( "Length x (cm)" ,1,2,cex=1.2)
legend(45, y=-8,c("Scenario 1","Scenario 2","Scenario 3","Scenario 4", "Stable distribution of x"),lty=1:5, col=c(rep(1,4),3),text.col=c(rep(1,4),3),bty="n",lwd=2)
 
 
par(mfrow=c(1,1), mar=c(4,4,2,4),las=0,cex=1,bty="l",xaxs="i",yaxs="i")
plot(x,apply(EmatSumS1,1,sum),type="l",bty="l",lwd=2,ylab="",xlab=" ",main="",xlim=c(10,125),ylim=c(0,.025)) 
lines(x,apply(EmatSumS2,1,sum),lty=2,lwd=2)
lines(x,apply(EmatSumS3,1,sum),lty=2,lwd=2)
lines(x,apply(EmatSumS4,1,sum),lty=4,lwd=2)
par(new=T)
plot(x,(apply(umatS1,1,sum)),lwd=2 , lty=5,col=3,yaxt="n",xlab="",ylab="",type="l",ylim=c(0,.13),xlim=c(10,125)) 
axis(4,tick=T,col=3,col.axis=3 )
mtext(expression(paste("Elasticity of ", lambda)),2,2.5,cex=1.2)
mtext("u(x)",4,2.5,cex=1.2,col=3)
mtext( "Length x (cm)" ,1,2,cex=1.2)
legend(45, y=.06,c("Scenario 1","Scenario 2","Scenario 3","Scenario 4", "Stable distribution of x"),lty=1:5, col=c(rep(1,4),3),text.col=c(rep(1,4),3),bty="n",lwd=2)
 
#===============================================================
#SENSITIVITY/ELASTICITY ANALYSIS OF LAMBDA TO UNDERLYING PARAMETERS
#===============================================================




#-----------------
#TO LENGTH x
#-----------------
 
 

Sensit.x <- function(x, Tem=10.5, scen="Tempsize", perturb=1e-5,res=resS1 ){
umat <-  vmat <- matrix(NA, nrow=n,ncol=m)
for (i in 0:(m-1)){
	umat[,i+1]<- res$w[(i*n+1):((i+1)*n)]
	vmat[,i+1]<- res$v[(i*n+1):((i+1)*n)]
	}
uy <- apply(umat,2,sum)
ux <- apply(umat,1,sum)
vx<-apply(vmat,1,sum)
vy<-apply(vmat,2,sum)
dw.dx <- (wx(x+ perturb,Tem=Tem)-wx(x,Tem=Tem))/perturb
wvec <- wx(x,Tem=Tem)
dm.dx <- (mx(x+perturb)-mx(x))/perturb
mxvec <- mx(x)
dpm.dx <- (pm(x+ perturb)-pm(x))/perturb
pmvec<- pm(x)
dse.dx <- (egg.surv(wx(x+ perturb,Tem=Tem),scen=scen,Tem=Tem)-egg.surv(wx(x,Tem=Tem),scen=scen,Tem=Tem))/perturb
dse.dw <- (egg.surv(wx(x,Tem=Tem)+ perturb,scen=scen,Tem=Tem)-egg.surv(wx(x,Tem=Tem),scen=scen,Tem=Tem))/perturb
sevec<- egg.surv(wx(x,Tem=Tem),scen=scen,Tem=Tem)
fxvec<- off.dist.x(xprime=x,Tem=Tem)
dfx.dx<- (off.dist.x(xprime=x+ perturb,Tem=Tem )-off.dist.x(xprime=x,Tem=Tem ))/perturb
wmat <- diag(1,m,m)
wmat2 <- diag(1,n,m)
dSxy.dx  <- sxymat<- matrix(0,n,m)#x,y
for(j in 1:m) {#y
	dSxy.dx[,j]<- (survival(x+ perturb,y=y[j],Tem=Tem)-survival(x,y=y[j],Tem=Tem))/perturb
	sxymat[,j]<-survival(x,y=y[j],Tem=Tem)
  }
dGxy.dx  <- gxymat<- array(NA,dim=c(n,n,m))#x,x',y
for(j in 1:m) {#y
	for(i in 1:n){#x
		gxymat[i,,j] <- Growth.x(x=x[i],xprime=x,y=y[j],Tem=Tem)#x,x',y
		dGxy.dx[i,,j] <- (Growth.x(x=x[i]+ perturb,xprime=x,y=y[j],Tem=Tem)-Growth.x(x=x[i],xprime=x,y=y[j],Tem=Tem))/perturb
		}
  }
MatM<- MatPM<- MatW <- MatG<- MatS<- array(NA,dim=c(n,n,m,m))#x,x',y,y'
for(i in 1:m){#y
	for(j in 1:m){#y'
		for (l in 1:n){#x'
			MatS[,l,i,j] <- vmat[l,j]*umat[,i]* dSxy.dx[,i]* gxymat[,l,i]*wmat[i,j]*dx
			MatG[,l,i,j] <- vmat[l,j]*umat[,i]* sxymat[,i]* dGxy.dx[,l,i]*wmat[i,j]*dx
			MatM[,l,i,j] <- vmat[l,j]*umat[,i]* .5*dm.dx* sevec* pmvec* fxvec[l]*wmat2[l,j]*dx 
			MatPM[,l,i,j] <- vmat[l,j]*umat[,i]* .5*dpm.dx* sevec* mxvec* fxvec[l]*wmat2[l,j]*dx 
			MatW[,l,i,j] <- vmat[l,j]*umat[,i]* .5*dw.dx*dse.dw* pmvec* mxvec* fxvec[l]*wmat2[l,j]*dx 
			}
		}
	}
list("M"=MatM, "S"=MatS,"G"= MatG,"W"=MatW,"PM"=MatPM)
}	
sensdec1 <- Sensit.x(x)
sensdec2 <- Sensit.x(x,scen="Size",res=resS2)
sensdec3 <- Sensit.x(x,scen="Temp",res=resS3)
sensdec4 <- Sensit.x(x,scen="None",res=resS4)


#SUMs
Sensit.x.Sum <- function(sensdec= sensdec1, Tem=10.5, res=resS1){
	Sensum<- Elastsum<- Elastsum2<- rep(NA,5)
	for(i in 1:5){
		Sensum[i]<- sum(apply(sensdec[[i]],c(1,2),sum))
		Elastsum[i]<- sum(apply(sensdec[[i]],c(1,2),sum)*x/res$lam)
	}
	names(Sensum) <- names(Elastsum) <- c("M", "S","G","W", "PM" )
  list("Sensitivities"=Sensum, "Elasticities"=Elastsum)
	}
	
sensdecsum1 <- Sensit.x.Sum()
sensdecsum2 <- Sensit.x.Sum(sensdec=sensdec2,Tem=10.5,res=resS2)
sensdecsum3 <- Sensit.x.Sum(sensdec=sensdec3,Tem=10.5,res=resS3)
sensdecsum4 <- Sensit.x.Sum(sensdec=sensdec4,Tem=10.5,res=resS4)

	


#-----------------
#TO TEMPERATURE T 
#----------------- 

Sensit.Temp <- function(x,Tem=10.5,scen="Tempsize",perturb=1e-5,res=resS1){
umat <-  vmat <- matrix(NA, nrow=n,ncol=m)
for (i in 0:(m-1)){
	umat[,i+1]<- res$w[(i*n+1):((i+1)*n)]
	vmat[,i+1]<- res$v[(i*n+1):((i+1)*n)]
	}
dw.dT <- (wx(x,Tem=Tem+ perturb)-wx(x,Tem=Tem))/perturb
wvec <- wx(x,Tem=Tem)
mxvec <- mx(x)
pmvec<- pm(x)
dse.dw <- (egg.surv(wx(x,Tem=Tem)+ perturb,scen=scen,Tem=Tem)-egg.surv(wx(x,Tem=Tem),scen=scen,Tem=Tem))/perturb
dse.dT <- (egg.surv(wx(x,Tem=Tem+ perturb),scen=scen,Tem=Tem+ perturb)-egg.surv(wx(x,Tem=Tem),scen=scen,Tem=Tem))/perturb
dse.dT2 <- (egg.surv(wx(x,Tem=Tem),scen=scen,Tem=Tem+ perturb)-egg.surv(wx(x,Tem=Tem),scen=scen,Tem=Tem))/perturb
sevec<- egg.surv(wx(x),scen=scen,Tem=Tem)
fxvec<- off.dist.x(xprime=x,Tem=Tem)
dfx.dT<- (off.dist.x(xprime=x,Tem=Tem+ perturb )-off.dist.x(xprime=x,Tem=Tem ))/perturb
wmat <- diag(1,m,m)
wmat2 <- diag(1,n,m)
dSxy.dT  <- sxymat<- matrix(0,n,m)#x,y
for(j in 1:m) {#y
	dSxy.dT[,j]<- (survival(x,y=y[j],Tem=Tem+ perturb)-survival(x,y=y[j],Tem=Tem))/perturb
	sxymat[,j]<-survival(x,y=y[j],Tem=Tem)
  }
dGxy.dT  <- gxymat<- array(NA,dim=c(n,n,m))#x,x',y
for(j in 1:m) {#y
	for(i in 1:n){#x
		gxymat[i,,j] <- Growth.x(x=x[i],xprime=x,y=y[j],Tem=Tem)#x,x',y
		dGxy.dT[i,,j] <- (Growth.x(x=x[i],xprime=x,y=y[j],Tem=Tem+ perturb)-Growth.x(x=x[i],xprime=x,y=y[j],Tem=Tem))/perturb
		}
  }
MatFX<- MatSE <- MatG<- MatS<-MatSE2<-MatW<- array(NA,dim=c(n,n,m,m))#x,x',y,y'
for(i in 1:m){#y
	for(j in 1:m){#y'
		for (l in 1:n){#x'
			MatS[,l,i,j] <- vmat[l,j]*umat[,i]* dSxy.dT[,i]* gxymat[,l,i]*wmat[i,j]*dx 
			MatG[,l,i,j] <- vmat[l,j]*umat[,i]* sxymat[,i]* dGxy.dT[,l,i]*wmat[i,j]*dx 
			MatSE[,l,i,j] <- vmat[l,j]*umat[,i]* .5*dse.dT* pmvec* mxvec* fxvec[l]*wmat2[l,j]*dx 
			MatSE2[,l,i,j] <- vmat[l,j]*umat[,i]* .5*dse.dT2* pmvec* mxvec* fxvec[l]*wmat2[l,j]*dx 
			MatW[,l,i,j] <- vmat[l,j]*umat[,i]* .5* dse.dw*dw.dT* pmvec* mxvec* fxvec[l]*wmat2[l,j]*dx 
			MatFX[,l,i,j] <- vmat[l,j]*umat[,i]* sevec* pmvec* mxvec* dfx.dT[l]*wmat2[l,j]*dx 
			}
		}
	}
list("S"=MatS,"G"= MatG,"SE"=MatSE,"FX"=MatFX,"W"=MatW,"SE2"=MatSE2)
}
senstemp1 <- Sensit.Temp(x)
senstemp2 <- Sensit.Temp(x,scen="Size",res=resS2)
senstemp3 <- Sensit.Temp(x,scen="Temp",res=resS3)
senstemp4 <- Sensit.Temp(x,scen="None",res=resS4)


Sensit.Temp.Sum <- function(senstemp=senstemp1,Tem=10.5,res=resS1){
	Sensum<- Elastsum<- rep(NA,6)
	for(i in 1:6){
		Sensum[i]<- sum(apply(senstemp[[i]],c(1,2),sum))
		Elastsum[i]<- Sensum[i]*Tem/res$lam
	}
	names(Sensum) <- names(Elastsum) <- c("S", "G","SE","FX", "W","SE2")
  list("Sensitivities"=Sensum, "Elasticities"=Elastsum)
	}
	
tempsum1 <- Sensit.Temp.Sum()
tempsum2 <- Sensit.Temp.Sum(senstemp=senstemp2,Tem=10.5,res=resS2)
tempsum3 <- Sensit.Temp.Sum(senstemp=senstemp3,Tem=10.5,res=resS3)
tempsum4 <- Sensit.Temp.Sum(senstemp=senstemp4,Tem=10.5,res=resS4)

#-----------------
#TO OFFSPRING LENGTH x
#-----------------

Sensit.y <- function(x,Tem=10.5,scen="Tempsize", perturb=1e-5, res=resS1){
umat <-  vmat <- matrix(NA, nrow=n,ncol=m)
for (i in 0:(m-1)){
	umat[,i+1]<- res$w[(i*n+1):((i+1)*n)]
	vmat[,i+1]<- res$v[(i*n+1):((i+1)*n)]
	}
wmat <- diag(1,m,m)
dSxy.dy  <- sxymat<- matrix(0,n,m)#x,y
for(j in 1:m) {#y
	dSxy.dy[,j]<- (survival(x,y=y[j]+perturb,Tem=Tem)-survival(x,y=y[j],Tem=Tem))/perturb
	sxymat[,j]<-survival(x,y=y[j],Tem=Tem)
  }
dGxy.dy  <- gxymat<- array(NA,dim=c(n,n,m))#x,x',y
for(j in 1:m) {#y
	for(i in 1:n){#x
		gxymat[i,,j] <- Growth.x(x=x[i],xprime=x,y=y[j],Tem=Tem)#x,x',y
		dGxy.dy[i,,j] <- (Growth.x(x=x[i],xprime=x,y=y[j]+ perturb,Tem=Tem)-Growth.x(x=x[i],xprime=x,y=y[j],Tem=Tem))/perturb
		}
  }
MatG<- MatS<- array(NA,dim=c(n,n,m,m))#x,x',y,y'
for(i in 1:m){#y
	for(j in 1:m){#y'
		for (l in 1:n){#x'
			MatS[,l,i,j] <- vmat[l,j]*umat[,i]* dSxy.dy[,i]* gxymat[,l,i]*wmat[i,j]*dx 
			MatG[,l,i,j] <- vmat[l,j]*umat[,i]* sxymat[,i]* dGxy.dy[,l,i]*wmat[i,j]*dx 
			}
	}
}

list("S"=MatS,"G"= MatG)
}	


sensy1 <- Sensit.y(x)
sensy2 <- Sensit.y(x,scen="Size",res=resS2)
sensy3 <- Sensit.y(x,scen="Temp",res=resS3)
sensy4 <- Sensit.y(x,scen="None",res=resS4)


Elast.y <- function(x,Tem=10.5,scen="Tempsize", perturb=1e-5, res=resS1){
lam <- res$lam 
umat <-  vmat <- matrix(NA, nrow=n,ncol=m)
for (i in 0:(m-1)){
	umat[,i+1]<- res$w[(i*n+1):((i+1)*n)]
	vmat[,i+1]<- res$v[(i*n+1):((i+1)*n)]
	}
uy <- apply(umat,2,sum)
ux <- apply(umat,1,sum)
vx<-apply(vmat,1,sum)
vy<-apply(vmat,2,sum)
wmat <- diag(1,m,m)
dSxy.dy  <- sxymat<- matrix(0,n,m)#x,y
for(j in 1:m) {#y
	dSxy.dy[,j]<- (survival(x,y=y[j]+perturb,Tem=Tem)-survival(x,y=y[j],Tem=Tem))/perturb
	sxymat[,j]<-survival(x,y=y[j],Tem=Tem)
  }
dGxy.dy  <- gxymat<- array(NA,dim=c(n,n,m))#x,x',y
for(j in 1:m) {#y
	for(i in 1:n){#x
		gxymat[i,,j] <- Growth.x(x=x[i],xprime=x,y=y[j],Tem=Tem)#x,x',y
		dGxy.dy[i,,j] <- (Growth.x(x=x[i],xprime=x,y=y[j]+ perturb,Tem=Tem)-Growth.x(x=x[i],xprime=x,y=y[j],Tem=Tem))/perturb
		}
  }
MatG<- MatS<- array(NA,dim=c(n,n,m,m))#x,x',y,y'
for(i in 1:m){#y
	for(j in 1:m){#y'
		for (l in 1:n){#x'
			MatS[,l,i,j] <- vmat[l,j]*umat[,i]* dSxy.dy[,i]* gxymat[,l,i]*wmat[i,j]*y[i]/lam*dx 
			MatG[,l,i,j] <- vmat[l,j]*umat[,i]* sxymat[,i]* dGxy.dy[,l,i]*wmat[i,j]*y[i]/lam*dx
			}
	}
}

list("S"=MatS,"G"= MatG)
}	


elasty1 <- Elast.y(x)
elasty2 <- Elast.y(x,scen="Size",res=resS2)
elasty3 <- Elast.y(x,scen="Temp",res=resS3)
elasty4 <- Elast.y(x,scen="None",res=resS4)

#SUMS
Sensit.y.Sum <- function(sensy= sensy1, elasty=elasty1,res=resS1){
	Sensum<- Elastsum<-  rep(NA,2)
	for(i in 1:2){
		Sensum[i]<- sum(apply(sensy[[i]],c(1,2),sum))
		Elastsum[i]<- sum(apply(elasty[[i]],c(1,2),sum))
	}
	names(Sensum) <- names(Elastsum) <- c( "S","G" )
  list("Sensitivities"=Sensum, "Elasticities"=Elastsum)
	}
	
sensysum1 <- Sensit.y.Sum()
sensysum2 <- Sensit.y.Sum(sensy= sensy2, elasty=elasty2,res=resS2)
sensysum3 <- Sensit.y.Sum(sensy= sensy3, elasty=elasty3,res=resS3)
sensysum4 <- Sensit.y.Sum(sensy= sensy4, elasty=elasty4,res=resS4)

	


#==================================================
#Plot sensitivities, T=10.5 
#==================================================

par(mfrow=c(4,3), mar=c(4,4,2,4),las=0,cex=1,bty="l",xaxs="i",yaxs="i",cex=1)
ylims <-c(-0.003,.008)
xlims <- c(10,120)
plot(x,apply(apply(senstemp1[[1]],c(1,2),sum),1,sum) , lwd=2,col=2,type="l", ylab="Sensitivity contribution",xlab=" ",ylim= ylims,xlim=xlims,main="To temperature T")
mtext("A",3,at=13,cex=1.5)
abline(h=0,lty=3,lwd=2,col=8)
lines(x,apply(apply(senstemp1[[2]],c(1,2),sum),1,sum) , lwd=2,col=3)
lines(x,apply(apply(senstemp1[[4]],c(1,2),sum),1,sum) , lwd=2,col=4)
lines(x,apply(apply(senstemp1[[5]],c(1,2),sum),1,sum) , lwd=2,col="Orange")
lines(x,apply(apply(senstemp1[[6]],c(1,2),sum),1,sum) , lwd=2,col="Purple")
legend(10,.008,c("Offspring survival (0.051)", "Offspring length (0.048)","Survival (-0.040)","Growth (0.019)", "Egg weight (-0.009)"),col=c("Purple",4,2,3,"Orange"),lty=1,bty="n",lwd=2,text.col=c("Purple",4,2,3,"Orange"))

plot(x,apply(apply(sensdec1[[2]],c(1,2),sum),1,sum) , lwd=2,col=2,type="l", ylab="",xlab=" ",ylim= ylims,xlim=xlims,main="To current length x")
mtext("B",3,at=13,cex=1.5)
abline(h=0,lty=3,lwd=2,col=8)
lines(x,apply(apply(sensdec1[[3]],c(1,2),sum),1,sum) , lwd=2,col=3)
lines(x,apply(apply(sensdec1[[1]],c(1,2),sum),1,sum) , lwd=2,col=1)
lines(x,apply(apply(sensdec1[[5]],c(1,2),sum),1,sum) , lwd=2,col=6)
lines(x,apply(apply(sensdec1[[4]],c(1,2),sum),1,sum) , lwd=2,col="Orange")
legend(30,.008,c("Survival (0.051)","Growth (0.025)",  "Fecundity (0.009)", "Maturity (0.001)","Egg weigth (0.001)"),col=c(2,3,1,6,"Orange"),lty=1,bty="n",lwd=2,text.col=c(2,3,1,6,"Orange"))

plot(x,apply(apply(sensy1[[1]],c(1,2),sum),1,sum) , lwd=2,col=2,type="l", ylab="",xlab=" ",ylim= ylims,xlim=xlims,main="To offspring length y")
mtext("C",3,at=13,cex=1.5)
abline(h=0,lty=3,lwd=2,col=8)
lines(x,apply(apply(sensy1[[2]],c(1,2),sum),1,sum), lwd=2,col=3)
legend(10,.008,c("Survival (-0.022)","Growth (0.005)"),col=c(2,3),lty=1,bty="n",lwd=2,text.col=c(2,3))
plot(x,apply(apply(senstemp2[[1]],c(1,2),sum),1,sum) , lwd=2,col=2,type="l", ylab="Sensitivity contribution",xlab=" ",ylim= ylims,xlim=xlims,main="To temperature T")
mtext("D",3,at=13,cex=1.5)
abline(h=0,lty=3,lwd=2,col=8)
lines(x,apply(apply(senstemp2[[2]],c(1,2),sum),1,sum) , lwd=2,col=3)
lines(x,apply(apply(senstemp2[[4]],c(1,2),sum),1,sum) , lwd=2,col=4)
lines(x,apply(apply(senstemp2[[5]],c(1,2),sum),1,sum) , lwd=2,col="Orange")
legend(10,.008,c( "Egg weight (-0.051)", "Offspring length (0.042)","Survival (-0.042)","Growth (0.019)"),col=c("Orange",4,2,3 ),lty=1,bty="n",lwd=2,text.col=c( "Orange",4,2,3 ))

plot(x,apply(apply(sensdec2[[2]],c(1,2),sum),1,sum) , lwd=2,col=2,type="l", ylab="",xlab=" ",ylim= ylims,xlim=xlims,main="To current length x")
mtext("E",3,at=13,cex=1.5)
abline(h=0,lty=3,lwd=2,col=8)
lines(x,apply(apply(sensdec2[[3]],c(1,2),sum),1,sum) , lwd=2,col=3)
lines(x,apply(apply(sensdec2[[1]],c(1,2),sum),1,sum) , lwd=2,col=1)
lines(x,apply(apply(sensdec2[[5]],c(1,2),sum),1,sum) , lwd=2,col=6)
lines(x,apply(apply(sensdec2[[4]],c(1,2),sum),1,sum) , lwd=2,col="Orange")
legend(30,.008,c("Survival (0.046)","Growth (0.025)",  "Fecundity (0.007)","Egg weigth (0.002)", "Maturity (0.000)"),col=c(2,3,1, "Orange",6),lty=1,bty="n",lwd=2,text.col=c(2,3,1, "Orange", 6))

plot(x,apply(apply(sensy2[[1]],c(1,2),sum),1,sum) , lwd=2,col=2,type="l", ylab="",xlab=" ",ylim= ylims,xlim=xlims,main="To offspring length y")
mtext("F",3,at=13,cex=1.5)
abline(h=0,lty=3,lwd=2,col=8)
lines(x,apply(apply(sensy2[[2]],c(1,2),sum),1,sum), lwd=2,col=3)
legend(10,.008,c("Survival (-0.021)","Growth (0.005)"),col=c(2,3),lty=1,bty="n",lwd=2,text.col=c(2,3))
plot(x,apply(apply(senstemp3[[1]],c(1,2),sum),1,sum) , lwd=2,col=2,type="l", ylab="Sensitivity contribution",xlab=" ",ylim= ylims,xlim=xlims,main="To temperature T")
mtext("G",3,at=13,cex=1.5)
abline(h=0,lty=3,lwd=2,col=8)
lines(x,apply(apply(senstemp3[[2]],c(1,2),sum),1,sum) , lwd=2,col=3)
lines(x,apply(apply(senstemp3[[4]],c(1,2),sum),1,sum) , lwd=2,col=4)
lines(x,apply(apply(senstemp3[[6]],c(1,2),sum),1,sum) , lwd=2,col="Purple")
legend(10,.008,c("Offspring survival (0.119)", "Offspring length (0.050)","Survival (-0.039)","Growth (0.020)" ),col=c("Purple",4,2,3 ),lty=1,bty="n",lwd=2,text.col=c("Purple",4,2,3 ))

plot(x,apply(apply(sensdec3[[2]],c(1,2),sum),1,sum) , lwd=2,col=2,type="l", ylab="",xlab=" ",ylim= ylims,xlim=xlims,main="To current length x")
mtext("H",3,at=13,cex=1.5)
abline(h=0,lty=3,lwd=2,col=8)
lines(x,apply(apply(sensdec3[[3]],c(1,2),sum),1,sum) , lwd=2,col=3)
lines(x,apply(apply(sensdec3[[1]],c(1,2),sum),1,sum) , lwd=2,col=1)
lines(x,apply(apply(sensdec3[[5]],c(1,2),sum),1,sum) , lwd=2,col=6)

legend(30,.008,c("Survival (0.053)","Growth (0.026)",  "Fecundity (0.010)", "Maturity (0.001)" ),col=c(2,3,1,6 ),lty=1,bty="n",lwd=2,text.col=c(2,3,1,6 ))

plot(x,apply(apply(sensy3[[1]],c(1,2),sum),1,sum) , lwd=2,col=2,type="l", ylab="",xlab=" ",ylim= ylims,xlim=xlims,main="To offspring length y")
mtext("I",3,at=13,cex=1.5)
abline(h=0,lty=3,lwd=2,col=8)
lines(x,apply(apply(sensy3[[2]],c(1,2),sum),1,sum), lwd=2,col=3)
legend(10,.008,c("Survival (-0.022)","Growth (0.005)"),col=c(2,3),lty=1,bty="n",lwd=2,text.col=c(2,3))

plot(x,apply(apply(senstemp4[[1]],c(1,2),sum),1,sum) , lwd=2,col=2,type="l", ylab="Sensitivity contribution",xlab=" ",ylim= ylims,xlim=xlims,main="To temperature T")
mtext("J",3,at=13,cex=1.5)
abline(h=0,lty=3,lwd=2,col=8)
lines(x,apply(apply(senstemp4[[2]],c(1,2),sum),1,sum) , lwd=2,col=3)
lines(x,apply(apply(senstemp4[[4]],c(1,2),sum),1,sum) , lwd=2,col=4)

legend(10,.008,c("Offspring length (0.050)","Survival (-0.039)","Growth (0.020)" ),col=c( 4,2,3 ),lty=1,bty="n",lwd=2,text.col=c(4,2,3 ))

plot(x,apply(apply(sensdec4[[2]],c(1,2),sum),1,sum) , lwd=2,col=2,type="l", ylab="",xlab=" ",ylim= ylims,xlim=xlims,main="To current length x")
mtext("K",3,at=13,cex=1.5)
abline(h=0,lty=3,lwd=2,col=8)
lines(x,apply(apply(sensdec4[[3]],c(1,2),sum),1,sum) , lwd=2,col=3)
lines(x,apply(apply(sensdec4[[1]],c(1,2),sum),1,sum) , lwd=2,col=1)
lines(x,apply(apply(sensdec4[[5]],c(1,2),sum),1,sum) , lwd=2,col=6)
legend(30,.008,c("Survival (0.053)","Growth (0.026)",  "Fecundity (0.010)", "Maturity (0.001)" ),col=c(2,3,1,6 ),lty=1,bty="n",lwd=2,text.col=c(2,3,1,6 ))

plot(x,apply(apply(sensy4[[1]],c(1,2),sum),1,sum) , lwd=2,col=2,type="l", ylab="",xlab=" ",ylim= ylims,xlim=xlims,main="To offspring length y")
mtext("L",3,at=13,cex=1.5)
abline(h=0,lty=3,lwd=2,col=8)
lines(x,apply(apply(sensy4[[2]],c(1,2),sum),1,sum), lwd=2,col=3)
legend(10,.008,c("Survival (-0.022)","Growth (0.005)"),col=c(2,3),lty=1,bty="n",lwd=2,text.col=c(2,3))
 

#==================================================
#Plot sensitivities, T=10.5, S1 only
#==================================================

par(mfrow=c(4,3), mar=c(4,4,2,4),las=0,cex=1,bty="l",xaxs="i",yaxs="i",cex=1)
ylims <-c(-0.003,.007)
xlims <- c(10,120)
plot(x,apply(apply(senstemp1[[1]],c(1,2),sum),1,sum) , lwd=2,col=2,type="l", ylab="Sensitivity contribution",xlab=" ",ylim= ylims,xlim=xlims,main="To temperature T")
mtext("A",3,at=13,cex=1.5)
abline(h=0,lty=3,lwd=2,col=8)
lines(x,apply(apply(senstemp1[[2]],c(1,2),sum),1,sum) , lwd=2,col=3)
lines(x,apply(apply(senstemp1[[4]],c(1,2),sum),1,sum) , lwd=2,col=4)
legend(10,.007,c( "Offspring length (0.048)","Survival (-0.040)","Growth (0.019)"),col=c(4,2,3),lty=1,bty="n",lwd=2,text.col=c(4,2,3))

plot(x,apply(apply(sensdec1[[2]],c(1,2),sum),1,sum) , lwd=2,col=2,type="l", ylab="",xlab=" ",ylim= ylims,xlim=xlims,main="To current length x")
mtext("B",3,at=13,cex=1.5)
abline(h=0,lty=3,lwd=2,col=8)
lines(x,apply(apply(sensdec1[[3]],c(1,2),sum),1,sum) , lwd=2,col=3)
lines(x,apply(apply(sensdec1[[1]],c(1,2),sum),1,sum) , lwd=2,col=1)
lines(x,apply(apply(sensdec1[[5]],c(1,2),sum),1,sum) , lwd=2,col=6)
legend(30,.007,c("Survival (0.051)","Growth (0.025)",  "Fecundity (0.009)", "Maturity (0.001)"),col=c(2,3,1,6),lty=1,bty="n",lwd=2,text.col=c(2,3,1,6))

plot(x,apply(apply(sensy1[[1]],c(1,2),sum),1,sum) , lwd=2,col=2,type="l", ylab="",xlab=" ",ylim= ylims,xlim=xlims,main="To offspring length y")
mtext("C",3,at=13,cex=1.5)
abline(h=0,lty=3,lwd=2,col=8)
lines(x,apply(apply(sensy1[[2]],c(1,2),sum),1,sum), lwd=2,col=3)
legend(10,.007,c("Survival (-0.022)","Growth (0.005)"),col=c(2,3),lty=1,bty="n",lwd=2,text.col=c(2,3))

plot(x,apply(apply(senstemp1[[5]],c(1,2),sum),1,sum) ,ylim= ylims,xlim=xlims, lty=1,lwd=2,col=1,type="l", ylab="Sensitivity contribution",xlab="Female length x (cm)",main="To T via egg weight")
mtext("D",3,at=13,cex=1.5)
abline(h=0,lty=3,lwd=2,col=8)
lines(x,apply(apply(senstemp2[[5]],c(1,2),sum),1,sum) , lwd=2,col=1,lty=2)
legend(10,.007,c("Scenario 1 Interaction (-0.009)","Scenario 2 Size (-0.051)"),col=1,lty=c(1,2),bty="n",lwd=2)

plot(x,apply(apply(senstemp1[[6]],c(1,2),sum),1,sum),ylim= ylims,xlim=xlims,lwd=2,col=1,type="l", ylab="",xlab="Female length x (cm)",main="To T via offspring survival")
mtext("E",3,at=13,cex=1.5)
abline(h=0,lty=3,lwd=2,col=8)
lines(x,apply(apply(senstemp3[[6]],c(1,2),sum),1,sum) , lwd=2,col=1,lty=3)
legend(10,.007,c("Scenario 1 Interaction (0.051)",  "Scenario 3 Temp (0.119)"),col=1,lty=c(1,3),bty="n",lwd=2)

plot(x,apply(apply(sensdec1[[4]],c(1,2),sum),1,sum) ,ylim= ylims,xlim=xlims, lwd=2,col=1,type="l", ylab="",xlab="Female length x (cm)",main="To x via egg weight")
mtext("F",3,at=13,cex=1.5)
abline(h=0,lty=3,lwd=2,col=8)
lines(x,apply(apply(sensdec2[[4]],c(1,2),sum),1,sum)  , lwd=2,col=1,lty=2)
legend(10,.007,c("Scenario 1 Interaction (0.001)","Scenario 2 Size (0.002)"),col=1,lty=c(1,2),bty="n",lwd=2)
 

#==================================================
#Plot elasticities, T=10.5, S1 only (A-C)
#==================================================
par(mfrow=c(2,3), mar=c(4,4,2,4),las=0,cex=1,bty="l",xaxs="i",yaxs="i",cex=1)
ylims <- c(-0.05,.15)
xlims <- c(10,120)
plot(x,apply(apply(senstemp1[[1]],c(1,2),sum),1,sum)*10.5/resS1$lam,xlim=xlims, lwd=2,col=2,type="l", ylab="Elasticity contribution",xlab=" ",ylim= ylims,main="To temperature T")
mtext("A",3,at=13,cex=1.5)
abline(h=0,lty=3,lwd=2,col=8)
lines(x,apply(apply(senstemp1[[2]],c(1,2),sum),1,sum)*10.5/resS1$lam, lwd=2,col=3)
lines(x,apply(apply(senstemp1[[4]],c(1,2),sum),1,sum)*10.5/resS1$lam, lwd=2,col=4)
legend(10,ylims[2],c( "Offspring length (0.483)","Survival (-0.399)","Growth (0.195)"),col=c(4,2,3),lty=1,bty="n",lwd=2,text.col=c(4,2,3))

plot(x,apply(apply(sensdec1[[2]],c(1,2),sum),1,sum)*x/resS1$lam,xlim=xlims,lwd=2,col=2,type="l", ylab="",xlab=" ",ylim= ylims,main="To current length x")
mtext("B",3,at=13,cex=1.5)
abline(h=0,lty=3,lwd=2,col=8)
lines(x,apply(apply(sensdec1[[3]],c(1,2),sum),1,sum)*x/resS1$lam, lwd=2,col=3)
lines(x,apply(apply(sensdec1[[1]],c(1,2),sum),1,sum)*x/resS1$lam, lwd=2,col=1)
lines(x,apply(apply(sensdec1[[5]],c(1,2),sum),1,sum)*x/resS1$lam, lwd=2,col=6)
legend(30,ylims[2],c("Survival (1.350)","Growth (1.062)",  "Fecundity (0.616)", "Maturity (0.028)"),col=c(2,3,1,6),lty=1,bty="n",lwd=2,text.col=c(2,3,1,6))

plot(x,apply(apply(elasty1[[1]],c(1,2),sum),1,sum),xlim=xlims , lwd=2,col=2,type="l", ylab="",xlab=" ",ylim= ylims,main="To offspring length y")
mtext("C",3,at=13,cex=1.5)
abline(h=0,lty=3,lwd=2,col=8)
lines(x,apply(apply(elasty1[[2]],c(1,2),sum),1,sum), lwd=2,col=3)
legend(10,ylims[2],c("Survival (-0.537)","Growth (0.127)"),col=c(2,3),lty=1,bty="n",lwd=2,text.col=c(2,3))

plot(x,apply(apply(senstemp1[[5]],c(1,2),sum),1,sum)*10.5/resS1$lam,xlim=xlims, ylim= ylims, lty=1,lwd=2,col=1,type="l", ylab="Elasticity contribution",xlab="Female length x (cm)",main="To T via egg weight")
mtext("D",3,at=13,cex=1.5)
abline(h=0,lty=3,lwd=2,col=8)
lines(x,apply(apply(senstemp2[[5]],c(1,2),sum),1,sum)*10.5/resS2$lam, lwd=2,col=1,lty=2)
legend(10,ylims[2],c("Scenario 2 Size (-0.523)","Scenario 1 Interaction (-0.086)"),col=1,lty=c(2,1),bty="n",lwd=2)

plot(x,apply(apply(senstemp1[[6]],c(1,2),sum),1,sum)*10.5/resS1$lam, ylim= ylims,lwd=2,col=1,type="l", ylab=" ",xlab="Female length x (cm)",main="To T via offspring survival",xlim=xlims)
mtext("E",3,at=13,cex=1.5)
abline(h=0,lty=3,lwd=2,col=8)
lines(x,apply(apply(senstemp3[[6]],c(1,2),sum),1,sum)*10.5/resS3$lam, lwd=2,col=1,lty=3)

legend(10,ylims[2],c("Scenario 3 Temp (1.187)","Scenario 1 Interaction (0.515)"),col=1,lty=c(3,1),bty="n",lwd=2)

plot(x,apply(apply(sensdec1[[4]],c(1,2),sum),1,sum)*x/resS1$lam , ylim=ylims,xlim=xlims , lwd=2,col=1,type="l", ylab=" ",xlab="Female length x (cm)",main="To x via egg weigth")
mtext("F",3,at=13,cex=1.5)
abline(h=0,lty=3,lwd=2,col=8)
lines(x,apply(apply(sensdec2[[4]],c(1,2),sum),1,sum)*x/resS2$lam , lwd=2,col=1,lty=2)
legend(10,ylims[2],c("Scenario 2 Size (0.147)","Scenario 1 Interaction (0.033)"),col=1,lty=c(2,1),bty="n",lwd=2)
 

#==================================================
#Plot elasticities, T=10.5 
#==================================================

par(mfrow=c(4,3), mar=c(4,4,2,4),las=0,cex=1,bty="l",xaxs="i",yaxs="i",cex=1)
ylims <- c(-0.05,.15)
xlims <- c(10,120)
plot(x,apply(apply(senstemp1[[1]],c(1,2),sum),1,sum)*10.5/resS1$lam , lwd=2,col=2,type="l", ylab="Elasticity contribution",xlab=" ",ylim= ylims,xlim=xlims,main="To temperature T")
mtext("A",3,at=13,cex=1.5)
abline(h=0,lty=3,lwd=2,col=8)
lines(x,apply(apply(senstemp1[[2]],c(1,2),sum),1,sum)*10.5/resS1$lam , lwd=2,col=3)
lines(x,apply(apply(senstemp1[[4]],c(1,2),sum),1,sum)*10.5/resS1$lam , lwd=2,col=4)
lines(x,apply(apply(senstemp1[[5]],c(1,2),sum),1,sum)*10.5/resS1$lam , lwd=2,col="Orange")
lines(x,apply(apply(senstemp1[[6]],c(1,2),sum),1,sum)*10.5/resS1$lam , lwd=2,col="Purple")
legend(10,ylims[2],c("Offspring survival (0.515)", "Offspring length (0.483)","Survival (-0.399)","Growth (0.195)", "Egg weight (-0.086)"),col=c("Purple",4,2,3,"Orange"),lty=1,bty="n",lwd=2,text.col=c("Purple",4,2,3,"Orange"))

plot(x,apply(apply(sensdec1[[2]],c(1,2),sum),1,sum)*x/resS1$lam  , lwd=2,col=2,type="l", ylab="",xlab=" ",ylim= ylims,xlim=xlims,main="To current length x")
mtext("B",3,at=13,cex=1.5)
abline(h=0,lty=3,lwd=2,col=8)
lines(x,apply(apply(sensdec1[[3]],c(1,2),sum),1,sum)*x/resS1$lam  , lwd=2,col=3)
lines(x,apply(apply(sensdec1[[1]],c(1,2),sum),1,sum)*x/resS1$lam  , lwd=2,col=1)
lines(x,apply(apply(sensdec1[[5]],c(1,2),sum),1,sum)*x/resS1$lam  , lwd=2,col=6)
lines(x,apply(apply(sensdec1[[4]],c(1,2),sum),1,sum)*x/resS1$lam  , lwd=2,col="Orange")
legend(30,ylims[2],c("Survival (1.350)","Growth (1.062)",  "Fecundity (0.616)", "Egg weigth (0.033)", "Maturity (0.028)"),col=c(2,3,1, "Orange",6),lty=1,bty="n",lwd=2,text.col=c(2,3,1, "Orange",6))

plot(x,apply(apply(elasty1[[1]],c(1,2),sum),1,sum) , lwd=2,col=2,type="l", ylab="",xlab=" ",ylim= ylims,xlim=xlims,main="To offspring length y")
mtext("C",3,at=13,cex=1.5)
abline(h=0,lty=3,lwd=2,col=8)
lines(x,apply(apply(elasty1[[2]],c(1,2),sum),1,sum), lwd=2,col=3)
legend(10,ylims[2],c("Survival (-0.537)","Growth (0.127)"),col=c(2,3),lty=1,bty="n",lwd=2,text.col=c(2,3))

plot(x,apply(apply(senstemp2[[1]],c(1,2),sum),1,sum)*10.5/resS2$lam , lwd=2,col=2,type="l", ylab="Elasticity contribution",xlab=" ",ylim= ylims,xlim=xlims )
mtext("D",3,at=13,cex=1.5)
abline(h=0,lty=3,lwd=2,col=8)
lines(x,apply(apply(senstemp2[[2]],c(1,2),sum),1,sum)*10.5/resS2$lam , lwd=2,col=3)
lines(x,apply(apply(senstemp2[[4]],c(1,2),sum),1,sum)*10.5/resS2$lam , lwd=2,col=4)
lines(x,apply(apply(senstemp2[[5]],c(1,2),sum),1,sum)*10.5/resS2$lam , lwd=2,col="Orange")
legend(10,ylims[2],c( "Egg weight (-0.523)", "Offspring length (0.426)","Survival (-0.424)","Growth (0.193)"),col=c("Orange",4,2,3 ),lty=1,bty="n",lwd=2,text.col=c( "Orange",4,2,3 ))

plot(x,apply(apply(sensdec2[[2]],c(1,2),sum),1,sum)*x/resS2$lam  , lwd=2,col=2,type="l", ylab="",xlab=" ",ylim= ylims,xlim=xlims )
mtext("E",3,at=13,cex=1.5)
abline(h=0,lty=3,lwd=2,col=8)
lines(x,apply(apply(sensdec2[[3]],c(1,2),sum),1,sum)*x/resS2$lam  , lwd=2,col=3)
lines(x,apply(apply(sensdec2[[1]],c(1,2),sum),1,sum)*x/resS2$lam  , lwd=2,col=1)
lines(x,apply(apply(sensdec2[[5]],c(1,2),sum),1,sum)*x/resS2$lam  , lwd=2,col=6)
lines(x,apply(apply(sensdec2[[4]],c(1,2),sum),1,sum)*x/resS2$lam  , lwd=2,col="Orange")
legend(30,ylims[2],c("Survival (1.245)","Growth (1.122)",  "Fecundity (0.540)","Egg weigth (0.147)", "Maturity (0.010)"),col=c(2,3,1, "Orange",6),lty=1,bty="n",lwd=2,text.col=c(2,3,1, "Orange", 6))

plot(x,apply(apply(elasty2[[1]],c(1,2),sum),1,sum) , lwd=2,col=2,type="l", ylab="",xlab=" ",ylim= ylims,xlim=xlims )
mtext("F",3,at=13,cex=1.5)
abline(h=0,lty=3,lwd=2,col=8)
lines(x,apply(apply(elasty2[[2]],c(1,2),sum),1,sum), lwd=2,col=3)
legend(10,ylims[2],c("Survival (-0.530)","Growth (0.126)"),col=c(2,3),lty=1,bty="n",lwd=2,text.col=c(2,3))

plot(x,apply(apply(senstemp3[[1]],c(1,2),sum),1,sum)*10.5/resS3$lam , lwd=2,col=2,type="l", ylab="Elasticity contribution",xlab=" ",ylim= ylims,xlim=xlims )
mtext("G",3,at=13,cex=1.5)
abline(h=0,lty=3,lwd=2,col=8)
lines(x,apply(apply(senstemp3[[2]],c(1,2),sum),1,sum)*10.5/resS3$lam , lwd=2,col=3)
lines(x,apply(apply(senstemp3[[4]],c(1,2),sum),1,sum)*10.5/resS3$lam , lwd=2,col=4)
lines(x,apply(apply(senstemp3[[6]],c(1,2),sum),1,sum)*10.5/resS3$lam , lwd=2,col="Purple")
legend(10,ylims[2],c("Offspring survival (1.187)", "Offspring length (0.499)","Survival (-0.392)","Growth (0.195)" ),col=c("Purple",4,2,3 ),lty=1,bty="n",lwd=2,text.col=c("Purple",4,2,3 ))

plot(x,apply(apply(sensdec3[[2]],c(1,2),sum),1,sum)*x/resS3$lam  , lwd=2,col=2,type="l", ylab="",xlab=" ",ylim= ylims,xlim=xlims )
mtext("H",3,at=13,cex=1.5)
abline(h=0,lty=3,lwd=2,col=8)
lines(x,apply(apply(sensdec3[[3]],c(1,2),sum),1,sum)*x/resS3$lam , lwd=2,col=3)
lines(x,apply(apply(sensdec3[[1]],c(1,2),sum),1,sum)*x/resS3$lam , lwd=2,col=1)
lines(x,apply(apply(sensdec3[[5]],c(1,2),sum),1,sum)*x/resS3$lam , lwd=2,col=6)

legend(30,ylims[2],c("Survival (1.379)","Growth (1.045)",  "Fecundity (0.638)", "Maturity (0.034)" ),col=c(2,3,1,6 ),lty=1,bty="n",lwd=2,text.col=c(2,3,1,6 ))

plot(x,apply(apply(elasty3[[1]],c(1,2),sum),1,sum) , lwd=2,col=2,type="l", ylab="",xlab=" ",ylim= ylims,xlim=xlims )
mtext("I",3,at=13,cex=1.5)
abline(h=0,lty=3,lwd=2,col=8)
lines(x,apply(apply(elasty3[[2]],c(1,2),sum),1,sum), lwd=2,col=3)
legend(10,ylims[2],c("Survival (-0.539)","Growth (0.127)"),col=c(2,3),lty=1,bty="n",lwd=2,text.col=c(2,3))

plot(x,apply(apply(senstemp4[[1]],c(1,2),sum),1,sum)*10.5/resS4$lam , lwd=2,col=2,type="l", ylab="Elasticity contribution",xlab="Current length x (cm)",ylim= ylims,xlim=xlims )
mtext("J",3,at=13,cex=1.5)
abline(h=0,lty=3,lwd=2,col=8)
lines(x,apply(apply(senstemp4[[2]],c(1,2),sum),1,sum)*10.5/resS4$lam , lwd=2,col=3)
lines(x,apply(apply(senstemp4[[4]],c(1,2),sum),1,sum)*10.5/resS4$lam , lwd=2,col=4)

legend(10,ylims[2],c("Offspring length (0.499)","Survival (-0.392)","Growth (0.195)" ),col=c( 4,2,3 ),lty=1,bty="n",lwd=2,text.col=c(4,2,3 ))

plot(x,apply(apply(sensdec4[[2]],c(1,2),sum),1,sum)*x/resS4$lam , lwd=2,col=2,type="l", ylab="",xlab="Current length x (cm)",ylim= ylims,xlim=xlims)
mtext("K",3,at=13,cex=1.5)
abline(h=0,lty=3,lwd=2,col=8)
lines(x,apply(apply(sensdec4[[3]],c(1,2),sum),1,sum)*x/resS4$lam , lwd=2,col=3)
lines(x,apply(apply(sensdec4[[1]],c(1,2),sum),1,sum)*x/resS4$lam , lwd=2,col=1)
lines(x,apply(apply(sensdec4[[5]],c(1,2),sum),1,sum)*x/resS4$lam , lwd=2,col=6)
legend(30,ylims[2],c("Survival (1.379)","Growth (1.045)",  "Fecundity (0.638)", "Maturity (0.034)" ),col=c(2,3,1,6 ),lty=1,bty="n",lwd=2,text.col=c(2,3,1,6 ))

plot(x,apply(apply(elasty4[[1]],c(1,2),sum),1,sum) , lwd=2,col=2,type="l", ylab="",xlab="Current length x (cm)",ylim= ylims,xlim=xlims,main=" ")
mtext("L",3,at=13,cex=1.5)
abline(h=0,lty=3,lwd=2,col=8)
lines(x,apply(apply(elasty4[[2]],c(1,2),sum),1,sum), lwd=2,col=3)
legend(10,ylims[2],c("Survival (-0.539)","Growth (0.127)"),col=c(2,3),lty=1,bty="n",lwd=2,text.col=c(2,3))
 
  
